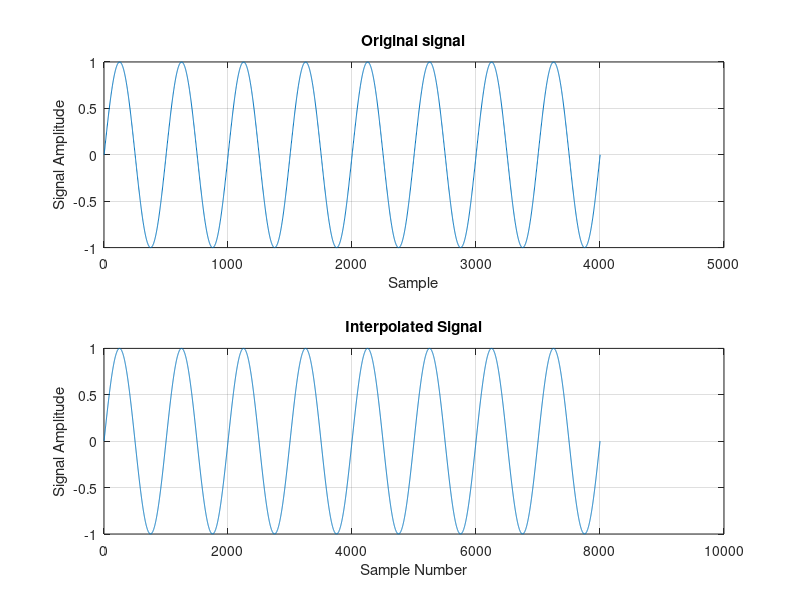

Recreate this plot in MATLAB.
clc;
clear all;
close all;
%Given Sample
n= -2:1/1000:2;
%Orignal Signal Given
x1=sin(2*pi*2*n);
%Upsampled Signal
x2=interp(x1,2);
subplot(2,1,1);
%Plotting Orignal Signal
plot(x1); 
title('Original signal');
xlabel('Sample');
ylabel('Signal Amplitude');
grid on;
subplot(2,1,2);
%Plotting Upsampled Signal
plot(x2); 
title('Interpolated Signal'); 
xlabel('Sample Number');
ylabel('Signal Amplitude');
grid on;
